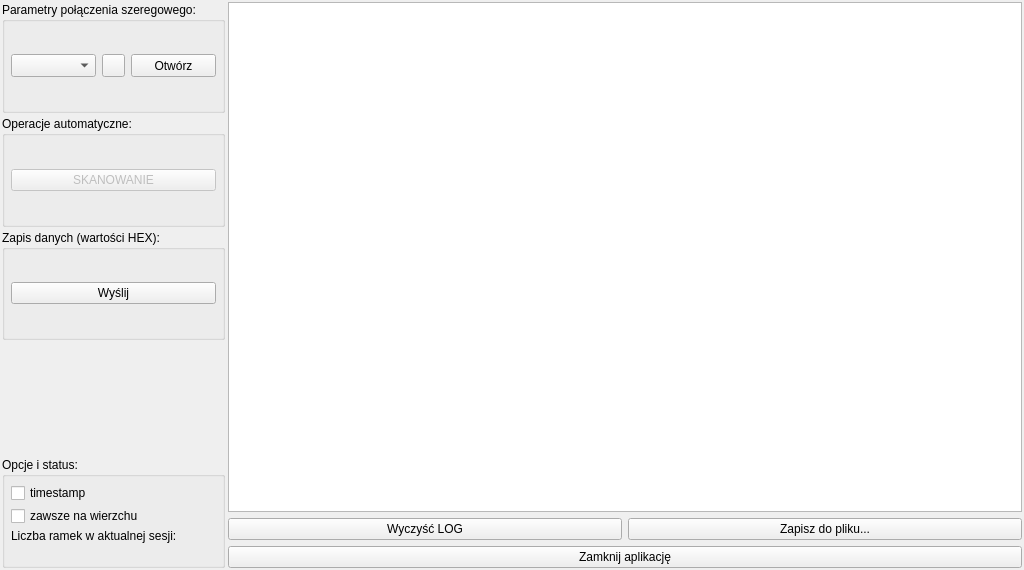
<?xml version="1.0" encoding="UTF-8"?>
<ui version="4.0">
 <class>MainWindow</class>
 <widget class="QMainWindow" name="MainWindow">
  <property name="geometry">
   <rect>
    <x>0</x>
    <y>0</y>
    <width>1024</width>
    <height>570</height>
   </rect>
  </property>
  <property name="minimumSize">
   <size>
    <width>0</width>
    <height>570</height>
   </size>
  </property>
  <property name="maximumSize">
   <size>
    <width>1024</width>
    <height>570</height>
   </size>
  </property>
  <property name="windowTitle">
   <string>MainWindow</string>
  </property>
  <widget class="QWidget" name="centralWidget">
   <layout class="QGridLayout" name="gridLayout_5" columnstretch="0,0,0,5">
    <property name="leftMargin">
     <number>2</number>
    </property>
    <property name="topMargin">
     <number>2</number>
    </property>
    <property name="rightMargin">
     <number>2</number>
    </property>
    <property name="bottomMargin">
     <number>2</number>
    </property>
    <property name="spacing">
     <number>3</number>
    </property>
    <item row="0" column="0" colspan="2">
     <widget class="QGroupBox" name="serialGBox1">
      <property name="title">
       <string>Parametry połączenia szeregowego:</string>
      </property>
      <layout class="QHBoxLayout" name="horizontalLayout">
       <property name="leftMargin">
        <number>6</number>
       </property>
       <property name="topMargin">
        <number>6</number>
       </property>
       <property name="rightMargin">
        <number>6</number>
       </property>
       <property name="bottomMargin">
        <number>6</number>
       </property>
       <item>
        <widget class="QComboBox" name="incommingDataPortBox">
         <property name="minimumSize">
          <size>
           <width>0</width>
           <height>23</height>
          </size>
         </property>
         <property name="maximumSize">
          <size>
           <width>16777215</width>
           <height>23</height>
          </size>
         </property>
        </widget>
       </item>
       <item>
        <widget class="QPushButton" name="incommingDataRefreshBtn">
         <property name="minimumSize">
          <size>
           <width>23</width>
           <height>23</height>
          </size>
         </property>
         <property name="maximumSize">
          <size>
           <width>23</width>
           <height>23</height>
          </size>
         </property>
         <property name="text">
          <string/>
         </property>
         <property name="icon">
          <iconset resource="MKMX_TestApp.qrc">
           <normaloff>:/imgs/refresh.png</normaloff>:/imgs/refresh.png</iconset>
         </property>
        </widget>
       </item>
       <item>
        <widget class="QPushButton" name="incommingDataConnectBtn">
         <property name="minimumSize">
          <size>
           <width>0</width>
           <height>23</height>
          </size>
         </property>
         <property name="maximumSize">
          <size>
           <width>16777215</width>
           <height>23</height>
          </size>
         </property>
         <property name="text">
          <string>Otwórz</string>
         </property>
         <property name="icon">
          <iconset resource="MKMX_TestApp.qrc">
           <normaloff>:/imgs/disconnected.png</normaloff>:/imgs/disconnected.png</iconset>
         </property>
        </widget>
       </item>
      </layout>
     </widget>
    </item>
    <item row="2" column="0" colspan="2">
     <widget class="QGroupBox" name="dataWriteGB">
      <property name="enabled">
       <bool>true</bool>
      </property>
      <property name="title">
       <string>Zapis danych (wartości HEX):</string>
      </property>
      <layout class="QVBoxLayout" name="verticalLayout_2">
       <property name="leftMargin">
        <number>6</number>
       </property>
       <property name="topMargin">
        <number>6</number>
       </property>
       <property name="rightMargin">
        <number>6</number>
       </property>
       <property name="bottomMargin">
        <number>6</number>
       </property>
       <item>
        <layout class="QFormLayout" name="frameDataLayout"/>
       </item>
       <item>
        <widget class="QPushButton" name="sendBtn">
         <property name="text">
          <string>Wyślij</string>
         </property>
        </widget>
       </item>
      </layout>
     </widget>
    </item>
    <item row="1" column="0" colspan="2">
     <widget class="QGroupBox" name="dataReadoutGB">
      <property name="enabled">
       <bool>true</bool>
      </property>
      <property name="title">
       <string>Operacje automatyczne:</string>
      </property>
      <layout class="QHBoxLayout" name="horizontalLayout_5">
       <property name="spacing">
        <number>6</number>
       </property>
       <property name="leftMargin">
        <number>6</number>
       </property>
       <property name="topMargin">
        <number>6</number>
       </property>
       <property name="rightMargin">
        <number>6</number>
       </property>
       <property name="bottomMargin">
        <number>6</number>
       </property>
       <item>
        <widget class="QPushButton" name="readCalibrationBtn">
         <property name="enabled">
          <bool>false</bool>
         </property>
         <property name="text">
          <string>SKANOWANIE</string>
         </property>
        </widget>
       </item>
      </layout>
     </widget>
    </item>
    <item row="4" column="0" colspan="2">
     <widget class="QGroupBox" name="groupBox_3">
      <property name="title">
       <string>Opcje i status:</string>
      </property>
      <layout class="QFormLayout" name="formLayout">
       <property name="horizontalSpacing">
        <number>3</number>
       </property>
       <property name="verticalSpacing">
        <number>3</number>
       </property>
       <property name="leftMargin">
        <number>6</number>
       </property>
       <property name="topMargin">
        <number>6</number>
       </property>
       <property name="rightMargin">
        <number>6</number>
       </property>
       <property name="bottomMargin">
        <number>6</number>
       </property>
       <item row="2" column="0">
        <widget class="QLabel" name="label_2">
         <property name="text">
          <string>Liczba ramek w aktualnej sesji:</string>
         </property>
        </widget>
       </item>
       <item row="2" column="1">
        <widget class="QLabel" name="framesInSessionLabel">
         <property name="text">
          <string/>
         </property>
         <property name="alignment">
          <set>Qt::AlignRight|Qt::AlignTrailing|Qt::AlignVCenter</set>
         </property>
        </widget>
       </item>
       <item row="1" column="0">
        <widget class="QCheckBox" name="alwaysOnTop">
         <property name="text">
          <string>zawsze na wierzchu</string>
         </property>
        </widget>
       </item>
       <item row="0" column="0">
        <widget class="QCheckBox" name="timestampMessages">
         <property name="text">
          <string>timestamp</string>
         </property>
        </widget>
       </item>
      </layout>
     </widget>
    </item>
    <item row="0" column="2" rowspan="5" colspan="2">
     <layout class="QVBoxLayout" name="verticalLayout">
      <item>
       <widget class="QPlainTextEdit" name="debugWindow">
        <property name="sizePolicy">
         <sizepolicy hsizetype="Expanding" vsizetype="Expanding">
          <horstretch>0</horstretch>
          <verstretch>0</verstretch>
         </sizepolicy>
        </property>
        <property name="minimumSize">
         <size>
          <width>0</width>
          <height>100</height>
         </size>
        </property>
        <property name="font">
         <font>
          <family>Courier New</family>
         </font>
        </property>
        <property name="readOnly">
         <bool>true</bool>
        </property>
        <property name="plainText">
         <string/>
        </property>
       </widget>
      </item>
      <item>
       <layout class="QHBoxLayout" name="horizontalLayout_6">
        <item>
         <widget class="QPushButton" name="clearLogBtn">
          <property name="text">
           <string>Wyczyść LOG</string>
          </property>
          <property name="icon">
           <iconset resource="MKMX_TestApp.qrc">
            <normaloff>:/imgs/clear.png</normaloff>:/imgs/clear.png</iconset>
          </property>
         </widget>
        </item>
        <item>
         <widget class="QPushButton" name="saveToFileBtn">
          <property name="text">
           <string>Zapisz do pliku...</string>
          </property>
          <property name="icon">
           <iconset resource="MKMX_TestApp.qrc">
            <normaloff>:/imgs/save.png</normaloff>:/imgs/save.png</iconset>
          </property>
         </widget>
        </item>
       </layout>
      </item>
      <item>
       <widget class="QPushButton" name="closeAppBtn">
        <property name="text">
         <string>Zamknij aplikację</string>
        </property>
       </widget>
      </item>
     </layout>
    </item>
   </layout>
  </widget>
 </widget>
 <layoutdefault spacing="6" margin="11"/>
 <resources>
  <include location="MKMX_TestApp.qrc"/>
 </resources>
 <connections/>
</ui>
